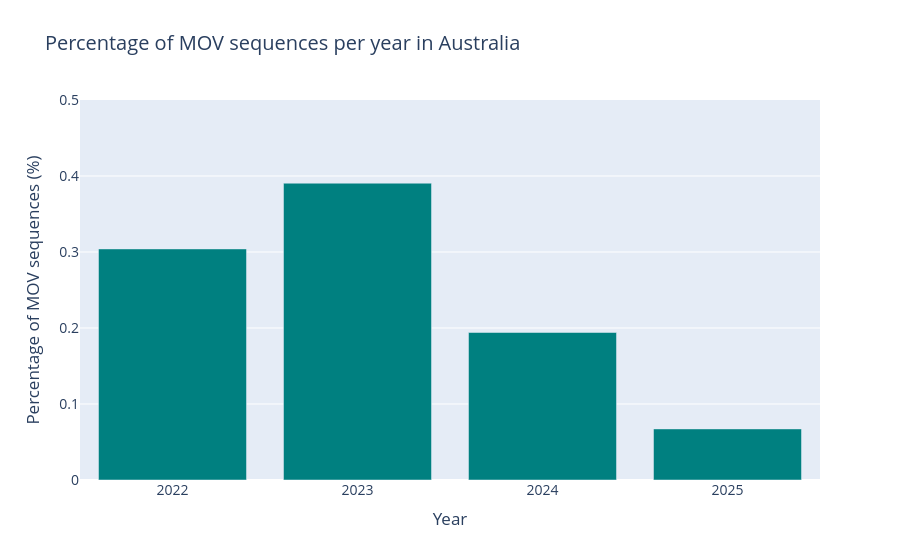

Source (notebook cell):
### Code cell
# Functon to extract proportion of mov_seqs per country per year

def plot_mov_proportion(df, country):
    df_country = df[df["country"] == country]
    total_seqs = df_country["date"].value_counts().reset_index()
    mov_seqs = df_country[(df_country["LLR"]>3) & (df_country["sum_contexts"]>2)]["date"].value_counts().reset_index()
    #mov_seqs = df_country[df_country["sum_llrs"]>6]["date"].value_counts().reset_index()
    merged = total_seqs.merge(mov_seqs, on=total_seqs.columns[0], how="left").fillna(0)
    merged.columns = ["date", "total_seqs", "mov_seqs"]
    
    merged["proportion_mov"] = (merged["mov_seqs"] / merged["total_seqs"]) * 100
    merged = merged[merged["date"] != "0"].astype({"date": str})
    merged.drop(merged[(merged["date"] == "0") | (merged["date"] == "2020") | (merged["date"] == "2021") | (merged["date"] == "2026") | (merged["date"] == "1905")].index, inplace=True)
   
    fig = px.bar(merged.sort_values(by="date"),
        x="date", y="proportion_mov",
        title=f"Percentage of MOV sequences per year in {country}",
        color_discrete_sequence=["teal"]
    )
    fig.update_layout(xaxis_title="Year", yaxis_title="Percentage of MOV sequences (%)", font=dict(size=14))
    fig.update_yaxes(range=[0, 0.5])
    fig.show()
    fig.write_image(f"/Users/reem/new_figs/{country}_MOV_Proportion_per_Year.svg")
    return merged



plot_mov_proportion(df, country="Australia")      
#plot_mov_proportion(df, country="USA")

### Figure 1 — Plotly figure (JSON) as saved in the notebook; plotly's stock layout.template omitted (floating-point values rounded to 4 significant figures)
{"data": [{"hovertemplate": "date=%{x}<br>proportion_mov=%{y}<extra></extra>", "legendgroup": "", "marker": {"color": "teal", "pattern": {"shape": ""}}, "name": "", "orientation": "v", "showlegend": false, "textposition": "auto", "type": "bar", "x": ["2022", "2023", "2024", "2025"], "xaxis": "x", "y": [0.304, 0.3905, 0.1941, 0.06721], "yaxis": "y"}], "layout": {"barmode": "relative", "font": {"size": 14}, "legend": {"tracegroupgap": 0}, "title": {"text": "Percentage of MOV sequences per year in Australia"}, "xaxis": {"anchor": "y", "domain": [0, 1], "title": {"text": "Year"}}, "yaxis": {"anchor": "x", "domain": [0, 1], "range": [0, 0.5], "title": {"text": "Percentage of MOV sequences (%)"}}}}
